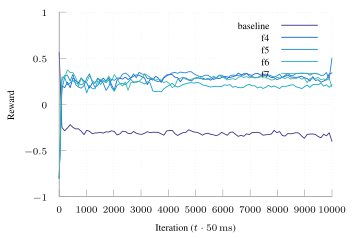

Source code (gnuplot):
set terminal tikz standalone color size 9cm,6cm font '\scriptsize' preamble '\usepackage{microtype} \usepackage{times} \usepackage[T1]{fontenc} \usepackage{siunitx}\sisetup{detect-all}'
set output "ftprep-tcp-reward-2.tex"

load "parula.pal"

set style line 102 lc rgb '#a0a0a0' lt 1 lw 1
set border ls 102
set colorbox border 102
set key textcolor rgb "black"
set tics textcolor rgb "black"
set label textcolor rgb "black"

set border 3
set grid x y
set xtics nomirror
set ytics nomirror

#set key autotitle columnhead
set datafile separator ","

set xlabel "Iteration ($t \\cdot{} \\SI{50}{\\milli\\second}$)"
set ylabel "Reward"

set yrange [-1.0:1.0]

plot '../results/baseline-2-uncap-avg-ng.csv' u 1:2 w lines smooth sbezier title "baseline", \
     '../results/ft-tcp-f4-avg.csv' u 1:2 w lines smooth sbezier title "f4", \
     '../results/ft-tcp-f5-avg.csv' u 1:2 w lines smooth sbezier title "f5", \
     '../results/ft-tcp-f6-avg.csv' u 1:2 w lines smooth sbezier title "f6", \
     '../results/ft-tcp-f7-avg.csv' u 1:2 w lines smooth sbezier title "f7",
